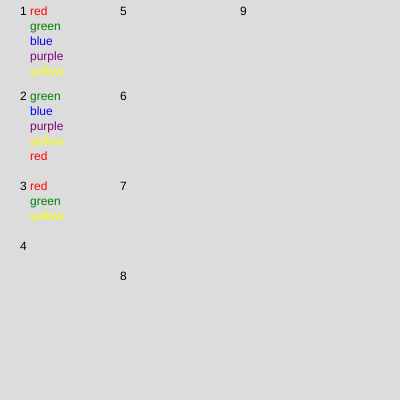
Frame 1 (no input)
Frame 60 (no input): identical to frame 1, image omitted
Frame 120 (the mouse pressed at the canvas centre since frame 60): identical to frame 1, image omitted

The p5.js sketch that drew this single still picture (run headless with seeded random() and noise() and a simulated clock; from frame 60 on, the mouse is pressed at the canvas centre):

// p5.js sketch
// ── sketch.js
let kleuren = ['red', 'green', 'blue', 'purple', 'yellow']
let letters = ['red', 'green', 'blue', 'purple', 'yellow']
letters.shift()
letters.push('red')
let hello = ['red', 'green', 'blue', 'purple', 'yellow']
hello.splice([2], [2])
let numbers = [400, 240, 10, 490, 30, 60, 244, 500, 301, 300]
function setup() {
  createCanvas(400, 400);
}

function draw() {
  background(220);
  fill('black')
  text('1',20,15)
  text('2',20,100)
  text('3',20,190)
  text('4',20,250)
  text('5',120,15)
  text('6',120,100)
  text('7',120,190)
  text('8',120,280)
  text('9',240,15)

 
//1
  for(let i = 0; i<kleuren.length; i++) {
  fill(kleuren[i])
  text(kleuren[i], 30, 15+(15*i))
  }
//2
  for(let i = 0; i<letters.length; i++) {
  fill(letters[i])
  text(letters[i], 30, 100+(15*i))
  }
//3
 for(let i = 0; i<hello.length; i++) {
  fill(hello[i])
  text(hello[i], 30, 190+(15*i))
  }
//4
}
